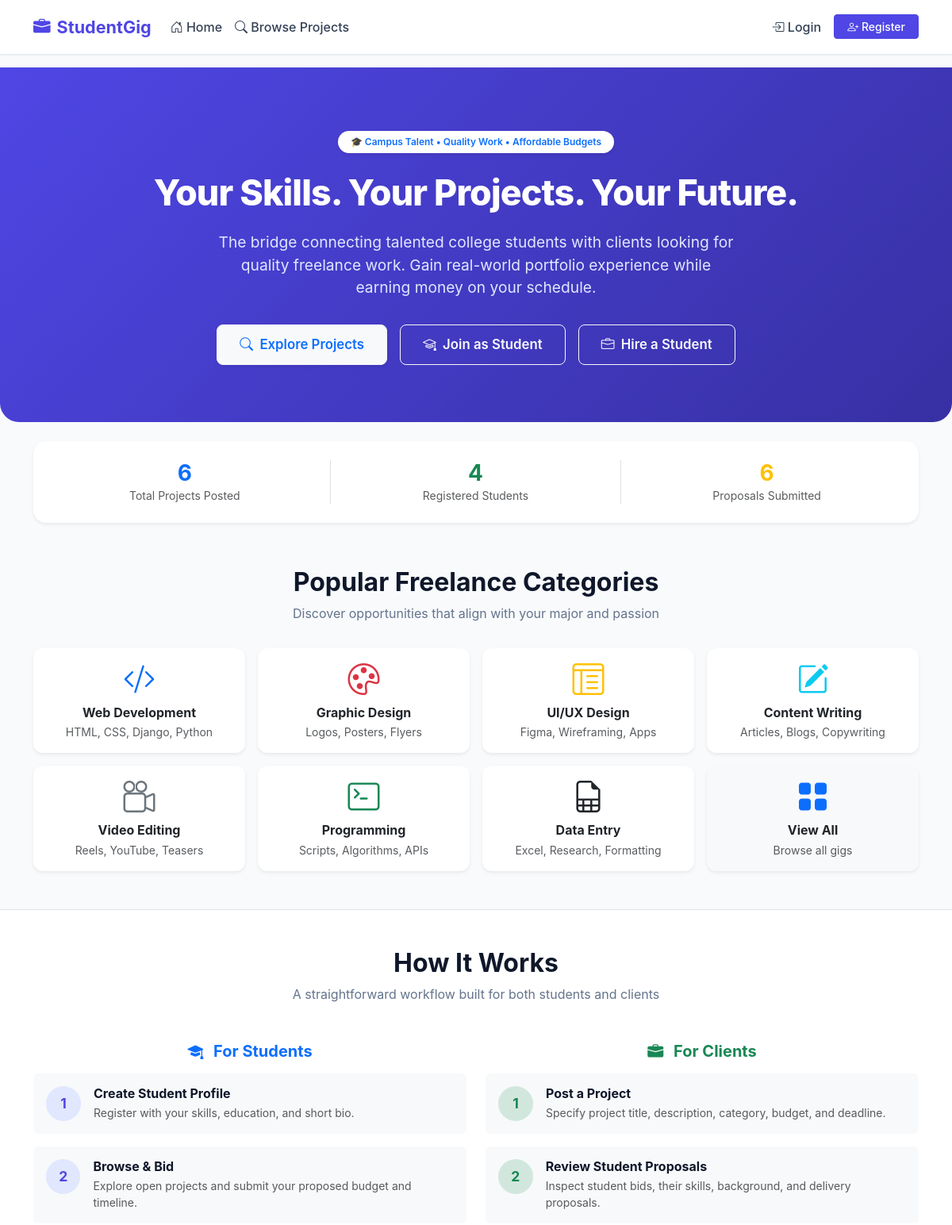
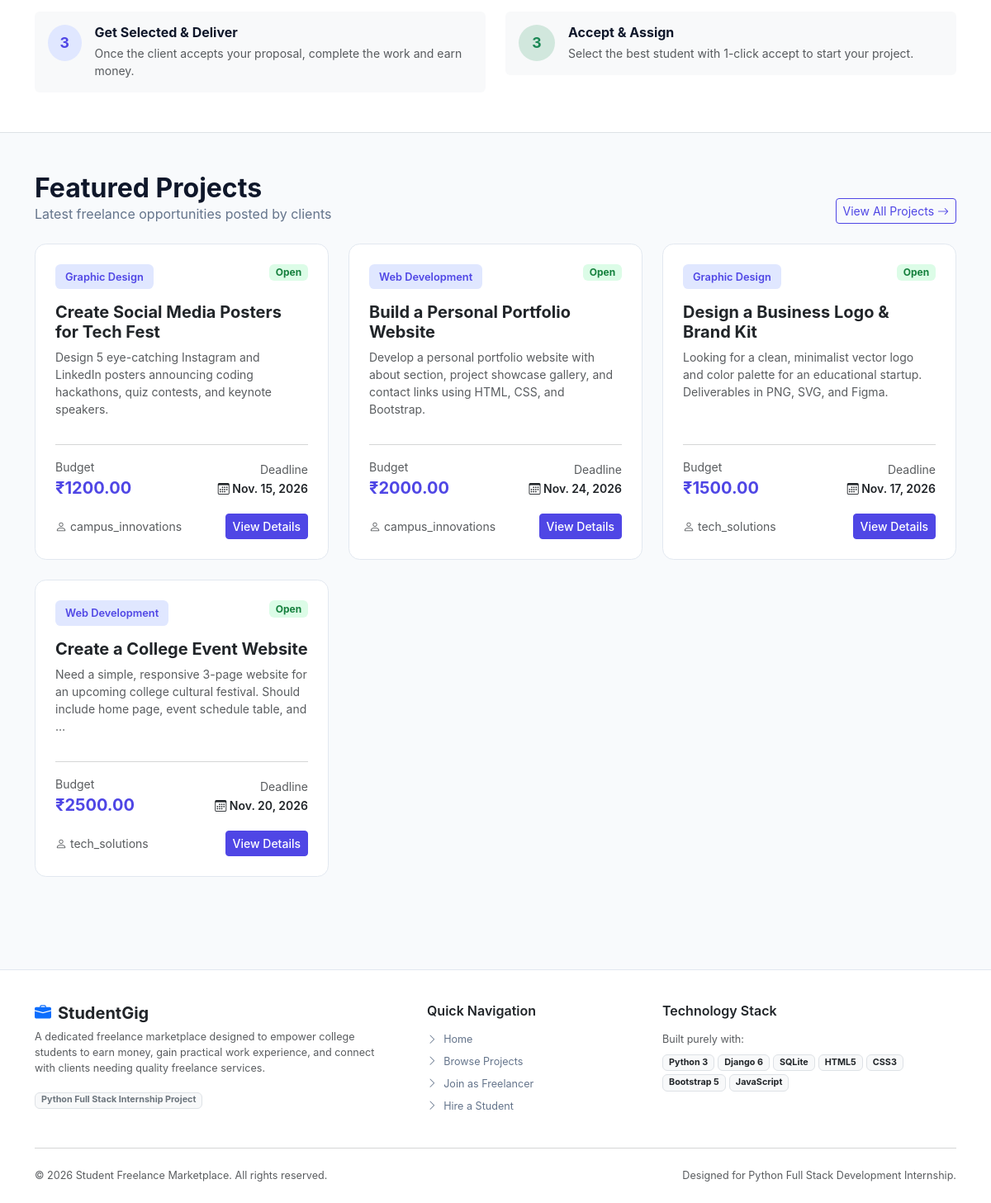
The page / on the database its author committed (2 pictures, top to bottom).
### marketplace/models.py (models this page shows, shortened)
class Project(models.Model):
    CATEGORY_CHOICES = [
        ('Web Development', 'Web Development'),
        ('Graphic Design', 'Graphic Design'),
        ('Content Writing', 'Content Writing'),
        ('Video Editing', 'Video Editing'),
        ('UI/UX Design', 'UI/UX Design'),
        ('Data Entry', 'Data Entry'),
        ('Programming', 'Programming'),
    ]
    STATUS_CHOICES = [
        ('Open', 'Open'),
        ('Assigned', 'Assigned'),
        ('Completed', 'Completed'),
        ('Closed', 'Closed'),
    ]
    client = models.ForeignKey(User, on_delete=models.CASCADE, related_name='projects')
    title = models.CharField(max_length=200)
    description = models.TextField()
    category = models.CharField(max_length=50, choices=CATEGORY_CHOICES)
    budget = models.DecimalField(max_digits=10, decimal_places=2)
    deadline = models.DateField()
    status = models.CharField(max_length=20, choices=STATUS_CHOICES, default='Open')
    created_at = models.DateTimeField(auto_now_add=True)
    class Meta:
        ordering = ['-created_at']

### marketplace/views.py (the view)
# urls.py: path('', views.home, name='home'),
def home(request):
    featured_projects = Project.objects.filter(status='Open').order_by('-created_at')[:6]
    total_projects = Project.objects.count()
    total_students = Profile.objects.filter(role='Student').count()
    total_proposals = Proposal.objects.count()
    context = {
        'featured_projects': featured_projects,
        'total_projects': total_projects,
        'total_students': total_students,
        'total_proposals': total_proposals,
    }
    return render(request, 'marketplace/home.html', context)

### marketplace/templates/marketplace/home.html (shortened to what this page needs)
{% extends 'marketplace/base.html' %}
{% load static %}
{% block content %}
<section class="hero-section text-center">
    <div class="container">
        <span class="badge bg-white text-primary px-3 py-2 rounded-pill fw-semibold mb-3 shadow-sm">
            🎓 Campus Talent &bull; Quality Work &bull; Affordable Budgets
        </span>
        <h1 class="hero-title mt-2">Your Skills. Your Projects. Your Future.</h1>
        <p class="hero-subtitle">
            The bridge connecting talented college students with clients looking for quality freelance work. Gain real-world portfolio experience while earning money on your schedule.
        </p>
        <div class="hero-buttons d-flex justify-content-center gap-3 flex-wrap">
            <a href="{% url 'projects_list' %}" class="btn btn-light text-primary shadow-sm">
                <i class="bi bi-search me-1"></i> Explore Projects
            </a>
            {% if not user.is_authenticated %}
                <a href="{% url 'register' %}" class="btn btn-outline-light">
                    <i class="bi bi-mortarboard me-1"></i> Join as Student
                </a>
                <a href="{% url 'register' %}" class="btn btn-outline-light">
                    <i class="bi bi-briefcase me-1"></i> Hire a Student
                </a>
            {% elif user.profile.role == 'Student' %}
                <a href="{% url 'student_dashboard' %}" class="btn btn-outline-light">
                    <i class="bi bi-speedometer2 me-1"></i> Go to Dashboard
                </a>
            {% elif user.profile.role == 'Client' %}
                <a href="{% url 'post_project' %}" class="btn btn-outline-light">
                    <i class="bi bi-plus-circle me-1"></i> Post a New Project
                </a>
            {% endif %}
        </div>
    </div>
</section>
<div class="container" style="margin-top: -1.5rem; margin-bottom: 3.5rem;">
    <div class="card shadow-sm border-0 rounded-4 p-3 bg-white">
        <div class="row text-center py-2 g-3">
            <div class="col-6 col-md-4 border-end">
                <div class="h3 fw-bold text-primary mb-0">{{ total_projects|default:"5+" }}</div>
                <div class="text-muted small">Total Projects Posted</div>
            </div>
            <div class="col-6 col-md-4 border-end">
                <div class="h3 fw-bold text-success mb-0">{{ total_students|default:"10+" }}</div>
                <div class="text-muted small">Registered Students</div>
            </div>
            <div class="col-12 col-md-4">
                <div class="h3 fw-bold text-warning mb-0">{{ total_proposals|default:"8+" }}</div>
                <div class="text-muted small">Proposals Submitted</div>
            </div>
        </div>
    </div>
</div>
<section class="container mb-5">
    <div class="text-center mb-4">
        <h2 class="section-title">Popular Freelance Categories</h2>
        <p class="section-subtitle">Discover opportunities that align with your major and passion</p>
    </div>
    <div class="row g-3">
        <div class="col-6 col-md-4 col-lg-3">
            <a href="{% url 'projects_list' %}?category=Web+Development" class="text-decoration-none">
                <div class="card h-100 border-0 shadow-sm p-3 text-center custom-card">
                    <div class="display-6 text-primary mb-2"><i class="bi bi-code-slash"></i></div>
                    <h6 class="fw-bold text-dark mb-1">Web Development</h6>
                    <small class="text-muted">HTML, CSS, Django, Python</small>
                </div>
            </a>
        </div>
        <div class="col-6 col-md-4 col-lg-3">
            <a href="{% url 'projects_list' %}?category=Graphic+Design" class="text-decoration-none">
                <div class="card h-100 border-0 shadow-sm p-3 text-center custom-card">
                    <div class="display-6 text-danger mb-2"><i class="bi bi-palette"></i></div>
                    <h6 class="fw-bold text-dark mb-1">Graphic Design</h6>
                    <small class="text-muted">Logos, Posters, Flyers</small>
                </div>
            </a>
        </div>
        <div class="col-6 col-md-4 col-lg-3">
            <a href="{% url 'projects_list' %}?category=UI%2FUX+Design" class="text-decoration-none">
                <div class="card h-100 border-0 shadow-sm p-3 text-center custom-card">
                    <div class="display-6 text-warning mb-2"><i class="bi bi-layout-text-window-reverse"></i></div>
                    <h6 class="fw-bold text-dark mb-1">UI/UX Design</h6>
                    <small class="text-muted">Figma, Wireframing, Apps</small>
                </div>
            </a>
        </div>
        <div class="col-6 col-md-4 col-lg-3">
            <a href="{% url 'projects_list' %}?category=Content+Writing" class="text-decoration-none">
                <div class="card h-100 border-0 shadow-sm p-3 text-center custom-card">
                    <div class="display-6 text-info mb-2"><i class="bi bi-pencil-square"></i></div>
                    <h6 class="fw-bold text-dark mb-1">Content Writing</h6>
                    <small class="text-muted">Articles, Blogs, Copywriting</small>
                </div>
            </a>
        </div>
        <div class="col-6 col-md-4 col-lg-3">
            <a href="{% url 'projects_list' %}?category=Video+Editing" class="text-decoration-none">
                <div class="card h-100 border-0 shadow-sm p-3 text-center custom-card">
                    <div class="display-6 text-secondary mb-2"><i class="bi bi-camera-reels"></i></div>
                    <h6 class="fw-bold text-dark mb-1">Video Editing</h6>
                    <small class="text-muted">Reels, YouTube, Teasers</small>
                </div>
            </a>
        </div>
        <div class="col-6 col-md-4 col-lg-3">
            <a href="{% url 'projects_list' %}?category=Programming" class="text-decoration-none">
                <div class="card h-100 border-0 shadow-sm p-3 text-center custom-card">
                    <div class="display-6 text-success mb-2"><i class="bi bi-terminal"></i></div>
                    <h6 class="fw-bold text-dark mb-1">Programming</h6>
                    <small class="text-muted">Scripts, Algorithms, APIs</small>
                </div>
            </a>
        </div>
        <div class="col-6 col-md-4 col-lg-3">
            <a href="{% url 'projects_list' %}?category=Data+Entry" class="text-decoration-none">
                <div class="card h-100 border-0 shadow-sm p-3 text-center custom-card">
                    <div class="display-6 text-dark mb-2"><i class="bi bi-file-earmark-spreadsheet"></i></div>
                    <h6 class="fw-bold text-dark mb-1">Data Entry</h6>
                    <small class="text-muted">Excel, Research, Formatting</small>
                </div>
            </a>
        </div>
        <div class="col-6 col-md-4 col-lg-3">
            <a href="{% url 'projects_list' %}" class="text-decoration-none">
                <div class="card h-100 border-0 shadow-sm p-3 text-center custom-card bg-light">
                    <div class="display-6 text-primary mb-2"><i class="bi bi-grid-fill"></i></div>
                    <h6 class="fw-bold text-dark mb-1">View All</h6>
                    <small class="text-muted">Browse all gigs</small>
                </div>
            </a>
        </div>
    </div>
</section>
<section class="py-5 bg-white border-top border-bottom mb-5">
    <div class="container">
        <div class="text-center mb-5">
            <h2 class="section-title">How It Works</h2>
            <p class="section-subtitle">A straightforward workflow built for both students and clients</p>
        </div>
        <div class="row g-4">
            <div class="col-md-6 border-end-md">
                <h5 class="fw-bold text-primary mb-3 text-center">
                    <i class="bi bi-mortarboard-fill me-2"></i> For Students
                </h5>
                <div class="d-flex flex-column gap-3">
                    <div class="d-flex align-items-start gap-3 p-3 rounded bg-light">
                        <div class="avatar-circle">1</div>
                        <div>
                            <h6 class="fw-bold mb-1">Create Student Profile</h6>
                            <p class="text-muted small mb-0">Register with your skills, education, and short bio.</p>
                        </div>
                    </div>
                    <div class="d-flex align-items-start gap-3 p-3 rounded bg-light">
                        <div class="avatar-circle">2</div>
                        <div>
                            <h6 class="fw-bold mb-1">Browse & Bid</h6>
                            <p class="text-muted small mb-0">Explore open projects and submit your proposed budget and timeline.</p>
                        </div>
                    </div>
                    <div class="d-flex align-items-start gap-3 p-3 rounded bg-light">
                        <div class="avatar-circle">3</div>
                        <div>
                            <h6 class="fw-bold mb-1">Get Selected & Deliver</h6>
                            <p class="text-muted small mb-0">Once the client accepts your proposal, complete the work and earn money.</p>
                        </div>
                    </div>
                </div>
            </div>
            <div class="col-md-6">
                <h5 class="fw-bold text-success mb-3 text-center">
                    <i class="bi bi-briefcase-fill me-2"></i> For Clients
                </h5>
                <div class="d-flex flex-column gap-3">
                    <div class="d-flex align-items-start gap-3 p-3 rounded bg-light">
                        <div class="avatar-circle bg-success-subtle text-success">1</div>
                        <div>
                            <h6 class="fw-bold mb-1">Post a Project</h6>
                            <p class="text-muted small mb-0">Specify project title, description, category, budget, and deadline.</p>
                        </div>
                    </div>
                    <div class="d-flex align-items-start gap-3 p-3 rounded bg-light">
                        <div class="avatar-circle bg-success-subtle text-success">2</div>
                        <div>
                            <h6 class="fw-bold mb-1">Review Student Proposals</h6>
                            <p class="text-muted small mb-0">Inspect student bids, their skills, background, and delivery proposals.</p>
                        </div>
                    </div>
                    <div class="d-flex align-items-start gap-3 p-3 rounded bg-light">
                        <div class="avatar-circle bg-success-subtle text-success">3</div>
                        <div>
                            <h6 class="fw-bold mb-1">Accept & Assign</h6>
                            <p class="text-muted small mb-0">Select the best student with 1-click accept to start your project.</p>
                        </div>
                    </div>
                </div>
            </div>
        </div>
    </div>
</section>
<section class="container mb-5">
    <div class="d-flex justify-content-between align-items-end mb-4">
        <div>
            <h2 class="section-title mb-0">Featured Projects</h2>
            <p class="section-subtitle mb-0">Latest freelance opportunities posted by clients</p>
        </div>
        <a href="{% url 'projects_list' %}" class="btn btn-outline-primary btn-sm">
            View All Projects <i class="bi bi-arrow-right"></i>
        </a>
    </div>
    {% if featured_projects %}
        <div class="row g-4">
            {% for project in featured_projects %}
                <div class="col-md-6 col-lg-4">
                    <div class="project-card p-4">
                        <div class="d-flex justify-content-between align-items-start mb-2">
                            <span class="badge-category">{{ project.category }}</span>
                            <span class="badge badge-open">Open</span>
                        </div>
                        <h5 class="fw-bold mt-2 mb-2">
                            <a href="{% url 'project_detail' project.pk %}" class="text-dark text-decoration-none">
                                {{ project.title }}
                            </a>
                        </h5>
                        <p class="text-muted small flex-grow-1">
                            {{ project.description|truncatewords:20 }}
                        </p>
                        <hr class="my-3 text-muted">
                        <div class="d-flex justify-content-between align-items-center mb-3">
                            <div>
                                <span class="text-muted small d-block">Budget</span>
                                <span class="price-tag">₹{{ project.budget }}</span>
                            </div>
                            <div class="text-end">
                                <span class="text-muted small d-block">Deadline</span>
                                <span class="fw-semibold text-dark small"><i class="bi bi-calendar3"></i> {{ project.deadline }}</span>
                            </div>
                        </div>
                        <div class="d-flex justify-content-between align-items-center">
                            <span class="small text-muted">
                                <i class="bi bi-person"></i> {{ project.client.username }}
                            </span>
                            <a href="{% url 'project_detail' project.pk %}" class="btn btn-sm btn-primary">
                                View Details
                            </a>
                        </div>
                    </div>
                </div>
            {% endfor %}
        </div>
    {% endif %}
</section>
{% endblock %}

### rows shown on the page
Project: category "Graphic Design", title "Create Social Media Posters for Tech Fest", description "Design 5 eye-catching Instagram and LinkedIn posters announcing coding hackathons, quiz contests, and keynote speakers.", budget "1200.00", deadline "Nov. 15, 2026", client.username "campus_innovations"
Project: category "Web Development", title "Build a Personal Portfolio Website", description "Develop a personal portfolio website with about section, project showcase gallery, and contact links using HTML, CSS, and Bootstrap.", budget "2000.00", deadline "Nov. 24, 2026", client.username "campus_innovations"
Project: category "Graphic Design", title "Design a Business Logo & Brand Kit", description "Looking for a clean, minimalist vector logo and color palette for an educational startup. Deliverables in PNG, SVG, and Figma.", budget "1500.00", deadline "Nov. 17, 2026", client.username "tech_solutions"
Project: category "Web Development", title "Create a College Event Website", description "Need a simple, responsive 3-page website for an upcoming college cultural festival. Should include home page, event schedule table, and …", budget "2500.00", deadline "Nov. 20, 2026", client.username "tech_solutions"

### other values the page prints
{{ total_projects|default:"5+" }} "6"
{{ total_students|default:"10+" }} "4"
{{ total_proposals|default:"8+" }} "6"
